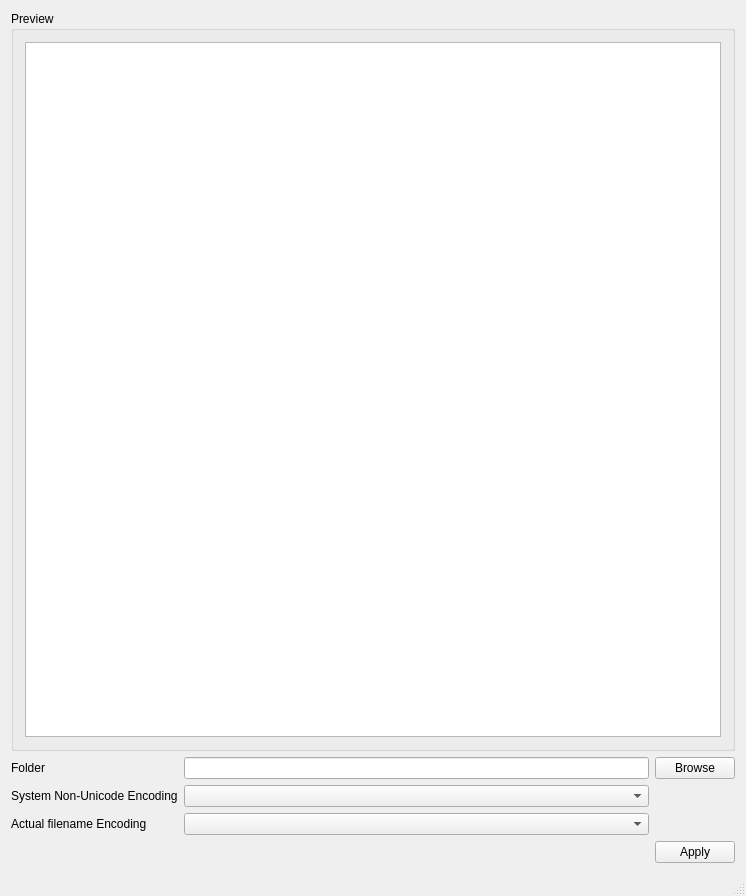
<?xml version="1.0" encoding="UTF-8"?>
<ui version="4.0">
 <class>MainWindow</class>
 <widget class="QMainWindow" name="MainWindow">
  <property name="geometry">
   <rect>
    <x>0</x>
    <y>0</y>
    <width>746</width>
    <height>896</height>
   </rect>
  </property>
  <property name="windowTitle">
   <string>Filename Encoding Converter</string>
  </property>
  <widget class="QWidget" name="centralWidget">
   <layout class="QVBoxLayout" name="verticalLayout_2">
    <item>
     <widget class="QGroupBox" name="groupBox">
      <property name="title">
       <string>Preview</string>
      </property>
      <layout class="QVBoxLayout" name="verticalLayout_3">
       <item>
        <widget class="QTreeView" name="treePreview"/>
       </item>
      </layout>
     </widget>
    </item>
    <item>
     <layout class="QGridLayout" name="gridOperations">
      <item row="0" column="0">
       <widget class="QLabel" name="lblFolder">
        <property name="text">
         <string>Folder</string>
        </property>
       </widget>
      </item>
      <item row="2" column="1">
       <widget class="QComboBox" name="cmboEnc"/>
      </item>
      <item row="3" column="2">
       <widget class="QPushButton" name="btnApply">
        <property name="text">
         <string>Apply</string>
        </property>
       </widget>
      </item>
      <item row="2" column="0">
       <widget class="QLabel" name="lblEncoding">
        <property name="text">
         <string>Actual filename Encoding</string>
        </property>
       </widget>
      </item>
      <item row="0" column="2">
       <widget class="QPushButton" name="btnBrowse">
        <property name="text">
         <string>Browse</string>
        </property>
       </widget>
      </item>
      <item row="0" column="1">
       <widget class="QLineEdit" name="txtFolder"/>
      </item>
      <item row="1" column="0">
       <widget class="QLabel" name="lblSysEnc">
        <property name="text">
         <string>System Non-Unicode Encoding</string>
        </property>
       </widget>
      </item>
      <item row="1" column="1">
       <widget class="QComboBox" name="cmboSysEnc"/>
      </item>
     </layout>
    </item>
   </layout>
  </widget>
  <widget class="QStatusBar" name="statusBar"/>
 </widget>
 <layoutdefault spacing="6" margin="11"/>
 <resources/>
 <connections/>
</ui>
